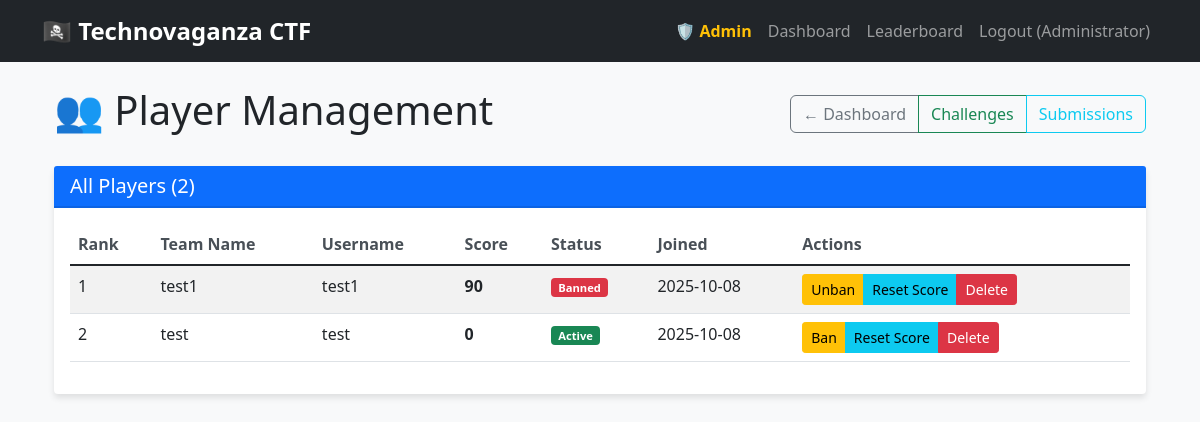
Page /admin/players (signed in) on the committed database.
### models.py (models this page shows)
class User(UserMixin, db.Model):
    id = db.Column(db.Integer, primary_key=True)
    teamname = db.Column(db.String(100), unique=True, nullable=False)
    username = db.Column(db.String(100), unique=True, nullable=False)
    password = db.Column(db.String(200), nullable=False)
    team_id = db.Column(db.String(50), unique=True, nullable=False)
    is_banned = db.Column(db.Boolean, default=False)
    is_admin = db.Column(db.Boolean, default=False)
    created_at = db.Column(db.DateTime, default=datetime.utcnow)
    score = db.Column(db.Integer, default=0)
    submissions = db.relationship('Submission', backref='user', lazy=True)

### app.py (the view)
@app.route('/admin/players')
@login_required
@admin_required
def admin_players():
    players = User.query.filter(User.is_admin == False).order_by(User.score.desc()).all()
    return render_template('admin_players.html', players=players)

### app.py (called while the page is built)
@login_manager.user_loader
def load_user(user_id):
    return User.query.get(int(user_id))

def admin_required(f):
    @wraps(f)
    def decorated_function(*args, **kwargs):
        if not current_user.is_authenticated:
            logger.warning(f"Unauthorized access attempt to admin panel from IP: {request.remote_addr}")
            return redirect(url_for('login'))
        if not current_user.is_admin:
            logger.warning(f"Non-admin user '{current_user.username}' attempted to access admin panel from IP: {request.remote_addr}")
            return render_template('unauthorized.html'), 403
        logger.info(f"Admin user '{current_user.username}' accessed {request.path} from IP: {request.remote_addr}")
        return f(*args, **kwargs)
    return decorated_function

### templates/admin_players.html (shortened to what this page needs)
{% extends "base.html" %}
{% block content %}
<div class="container-fluid">
    <div class="d-flex justify-content-between align-items-center mb-4">
        <h1>👥 Player Management</h1>
        <div class="btn-group">
            <a href="/admin" class="btn btn-outline-secondary">← Dashboard</a>
            <a href="/admin/challenges" class="btn btn-outline-success">Challenges</a>
            <a href="/admin/submissions" class="btn btn-outline-info">Submissions</a>
        </div>
    </div>
    <div class="card">
        <div class="card-header bg-primary text-white">
            <h5 class="mb-0">All Players ({{ players|length }})</h5>
        </div>
        <div class="card-body">
            {% if players %}
            <div class="table-responsive">
                <table class="table table-striped">
                    <thead>
                        <tr>
                            <th>Rank</th>
                            <th>Team Name</th>
                            <th>Username</th>
                            <th>Score</th>
                            <th>Status</th>
                            <th>Joined</th>
                            <th>Actions</th>
                        </tr>
                    </thead>
                    <tbody>
                        {% for player in players %}
                        <tr id="player-{{ player.id }}">
                            <td>{{ loop.index }}</td>
                            <td>{{ player.teamname }}</td>
                            <td>{{ player.username }}</td>
                            <td><strong>{{ player.score }}</strong></td>
                            <td>
                                {% if player.is_banned %}
                                <span class="badge bg-danger">Banned</span>
                                {% else %}
                                <span class="badge bg-success">Active</span>
                                {% endif %}
                            </td>
                            <td>{{ player.created_at.strftime('%Y-%m-%d') }}</td>
                            <td>
                                <div class="btn-group btn-group-sm">
                                    <button class="btn btn-warning toggle-ban-btn"
                                            data-user-id="{{ player.id }}"
                                            data-user-name="{{ player.teamname }}">
                                        {% if player.is_banned %}Unban{% else %}Ban{% endif %}
                                    </button>
                                    <button class="btn btn-info reset-score-btn"
                                            data-user-id="{{ player.id }}"
                                            data-user-name="{{ player.teamname }}">
                                        Reset Score
                                    </button>
                                    <button class="btn btn-danger delete-user-btn"
                                            data-user-id="{{ player.id }}"
                                            data-user-name="{{ player.teamname }}">
                                        Delete
                                    </button>
                                </div>
                            </td>
                        </tr>
                        {% endfor %}
                    </tbody>
                </table>
            </div>
            {% else %}
            <p class="text-muted">No players registered yet.</p>
            {% endif %}
        </div>
    </div>
</div>
{% endblock %}

### templates/base.html (shortened to what this page needs)
<!DOCTYPE html>
<html lang="en">
<head>
    <link href="https://cdn.jsdelivr.net/npm/bootstrap@5.1.3/dist/css/bootstrap.min.css" rel="stylesheet">
    <link href="{{ url_for('static', filename='css/style.css') }}" rel="stylesheet">
</head>
<body>
    {% if current_user.is_authenticated %}
    <nav class="navbar navbar-expand-lg navbar-dark bg-dark">
        <div class="container">
            <a class="navbar-brand" href="/dashboard">🏴‍☠️ Technovaganza CTF</a>
            <div class="navbar-nav ms-auto">
                {% if current_user.is_authenticated and current_user.is_admin %}
                <li class="nav-item">
                    <a class="nav-link text-warning" href="/admin">
                        <strong>🛡️ Admin</strong>
                    </a>
                </li>
                {% endif %}
                <li class="nav-item">
                    <a class="nav-link" href="/dashboard">Dashboard</a>
                </li>
                <li class="nav-item">
                    <a class="nav-link" href="/leaderboard">Leaderboard</a>
                </li>
                <li class="nav-item">
                    <a class="nav-link" href="/logout">Logout ({{ current_user.teamname }})</a>
                </li>
            </div>
        </div>
    </nav>
    {% endif %}
    <div class="container mt-4">
        {% block content %}{% endblock %}
    </div>
</body>
</html>

### static/css/style.css (style rules this page uses)
body { background-color: #f8f9fa; font-family: 'Segoe UI', Tahoma, Geneva, Verdana, sans-serif; }
.navbar-brand { font-weight: bold; font-size: 1.5rem; }
.card { box-shadow: 0 4px 6px rgba(0, 0, 0, 0.1); border: none; margin-bottom: 20px; }
.card-header { border-bottom: 2px solid rgba(0, 0, 0, 0.1); }
.btn { border-radius: 6px; font-weight: 500; }
.table th { border-top: none; font-weight: 600; color: #495057; }
.badge { font-size: 0.7em; }

### rows in the picture
User: teamname "Administrator"
User: teamname "test1", username "test1", score "90", is_banned "Banned", created_at "2025-10-08"
User: teamname "test", username "test", score "0", is_banned "Active", created_at "2025-10-08"

### other values in the picture
{{ players|length }} "2"
